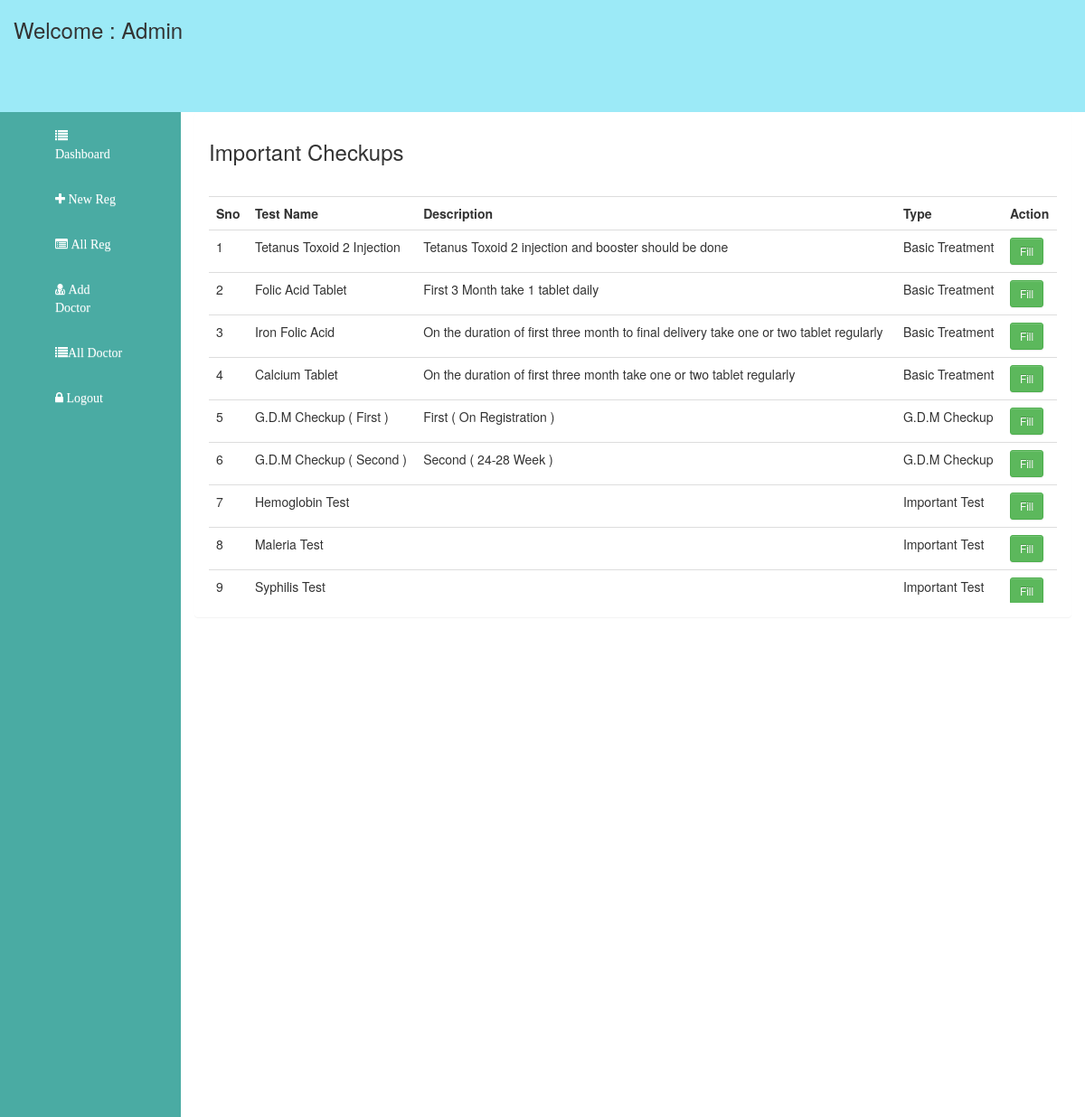
Page /hospital/checkup.php (signed in) on the committed database.
### tables this page shows
CREATE TABLE IF NOT EXISTS `checkup` (
  `checkupid` int(11) NOT NULL AUTO_INCREMENT,
  `c_name` varchar(100) NOT NULL,
  `c_description` text NOT NULL,
  `type` varchar(100) NOT NULL,
  PRIMARY KEY (`checkupid`)
);

### hospital/checkup.php (the view)
<?php include('header.php'); ?>
       	<?php include('sidebar.php'); ?>
       	<div class="col-md-10" id="righ_section">
       		<div class="panel">
       			<div class="panel-heading">
       				<h3>Important Checkups</h3>
       			</div>
       			<div class="panel-body">
       			 <div class="table-responsive" style="overflow:scroll; height:450px;">
       			 <table class="table">
       			 	<tr>
       			 		<th>Sno</th>
       			 		<th>Test Name</th>
       			 		<th>Description</th>
       			 		<th>Type</th>
       			 		<th>Action</th>
       			 	</tr>
       			 	<?php
					  $qry ="select * from checkup";
					  $ex = mysqli_query($con,$qry);
					 $i=1;
					  while($rs = mysqli_fetch_array($ex))
					  {
					 ?>
       			 	<tr>
       			 		<td><?php echo $i; ?></td>
       			 		<td><?php echo $rs['c_name']; ?></td>
       			 		<td><?php echo $rs['c_description']; ?></td>
       			 		<td><?php echo $rs['type']; ?></td>
       			 		<td><a href="fill.php?tokenid=<?php echo $_GET['token']; ?>&&checkupid=<?php echo $rs['checkupid']; ?>" class="btn btn-success btn-sm">Fill</a></td>
       			 	</tr>
       			 	<?php
						  $i++;
					  }
				    ?>
       			 </table>
       			 </div>
       			</div>
       		</div>
       	</div>
<?php include('footer.php'); ?>

### rows in the picture
checkup: c_name "Tetanus Toxoid 2 Injection", c_description "Tetanus Toxoid 2 injection and booster should be done", type "Basic Treatment"
checkup: c_name "Folic Acid Tablet", c_description "First 3 Month take 1 tablet daily", type "Basic Treatment"
checkup: c_name "Iron Folic Acid", c_description "On the duration of first three month to final delivery take one or two tablet regularly", type "Basic Treatment"
checkup: c_name "Calcium Tablet", c_description "On the duration of first three month take one or two tablet regularly", type "Basic Treatment"
checkup: c_name "G.D.M Checkup ( First )", c_description "First ( On Registration )", type "G.D.M Checkup"
checkup: c_name "G.D.M Checkup ( Second )", c_description "Second ( 24-28 Week )", type "G.D.M Checkup"
checkup: c_name "Hemoglobin Test", type "Important Test"
checkup: c_name "Maleria Test", type "Important Test"
checkup: c_name "Syphilis Test", type "Important Test"
